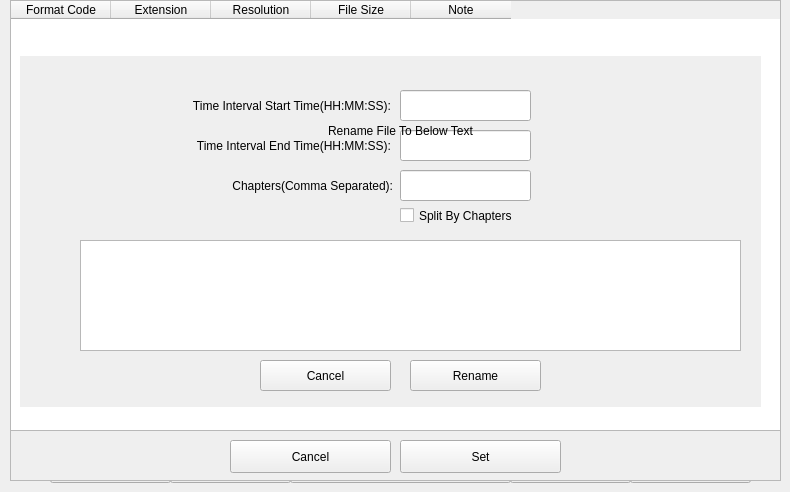
    <widget class="QWidget" name="tabBatchDownloader">
     <attribute name="title">
      <string>Batch Downloader</string>
     </attribute>
     <widget class="QLabel" name="labelBDEngineName">
      <property name="geometry">
       <rect>
        <x>20</x>
        <y>410</y>
        <width>141</width>
        <height>31</height>
       </rect>
      </property>
      <property name="text">
       <string>Engine Name:</string>
      </property>
      <property name="alignment">
       <set>Qt::AlignRight|Qt::AlignTrailing|Qt::AlignVCenter</set>
      </property>
      <property name="wordWrap">
       <bool>true</bool>
      </property>
     </widget>
     <widget class="QLabel" name="labelBDEnterOptions">
      <property name="geometry">
       <rect>
        <x>20</x>
        <y>370</y>
        <width>141</width>
        <height>31</height>
       </rect>
      </property>
      <property name="text">
       <string>Download Options:</string>
      </property>
      <property name="alignment">
       <set>Qt::AlignRight|Qt::AlignTrailing|Qt::AlignVCenter</set>
      </property>
      <property name="wordWrap">
       <bool>true</bool>
      </property>
     </widget>
     <widget class="QTableWidget" name="tableWidgetBD">
      <property name="geometry">
       <rect>
        <x>10</x>
        <y>0</y>
        <width>771</width>
        <height>321</height>
       </rect>
      </property>
      <property name="editTriggers">
       <set>QAbstractItemView::NoEditTriggers</set>
      </property>
      <property name="selectionMode">
       <enum>QAbstractItemView::NoSelection</enum>
      </property>
      <property name="showGrid">
       <bool>false</bool>
      </property>
      <attribute name="verticalHeaderMinimumSectionSize">
       <number>72</number>
      </attribute>
      <attribute name="verticalHeaderDefaultSectionSize">
       <number>72</number>
      </attribute>
      <column>
       <property name="text">
        <string>Thumbnail</string>
       </property>
      </column>
      <column>
       <property name="text">
        <string>Url To Download</string>
       </property>
      </column>
     </widget>
     <widget class="QLineEdit" name="lineEditBDUrl">
      <property name="geometry">
       <rect>
        <x>170</x>
        <y>330</y>
        <width>461</width>
        <height>31</height>
       </rect>
      </property>
     </widget>
     <widget class="QLabel" name="labelBDEnterUrl">
      <property name="geometry">
       <rect>
        <x>20</x>
        <y>330</y>
        <width>141</width>
        <height>31</height>
       </rect>
      </property>
      <property name="text">
       <string>Enter URL:</string>
      </property>
      <property name="alignment">
       <set>Qt::AlignRight|Qt::AlignTrailing|Qt::AlignVCenter</set>
      </property>
      <property name="wordWrap">
       <bool>true</bool>
      </property>
     </widget>
     <widget class="QPushButton" name="pbBDPasteClipboard">
      <property name="geometry">
       <rect>
        <x>640</x>
        <y>330</y>
        <width>31</width>
        <height>31</height>
       </rect>
      </property>
      <property name="toolTip">
       <string>Paste Clipboard Url</string>
      </property>
      <property name="text">
       <string/>
      </property>
     </widget>
     <widget class="QCheckBox" name="cbBDMonitorClipboardContent">
      <property name="geometry">
       <rect>
        <x>680</x>
        <y>330</y>
        <width>101</width>
        <height>31</height>
       </rect>
      </property>
      <property name="toolTip">
       <string>Monitor Clipboard For Url</string>
      </property>
      <property name="text">
       <string/>
      </property>
     </widget>
     <widget class="QComboBox" name="cbEngineTypeBD">
      <property name="geometry">
       <rect>
        <x>170</x>
        <y>410</y>
        <width>461</width>
        <height>31</height>
       </rect>
      </property>
      <property name="currentText">
       <string notr="true"/>
      </property>
     </widget>
     <widget class="QLineEdit" name="lineEditBDUrlOptions">
      <property name="geometry">
       <rect>
        <x>170</x>
        <y>370</y>
        <width>461</width>
        <height>31</height>
       </rect>
      </property>
     </widget>
     <widget class="QPushButton" name="pbBDOptionsHistory">
      <property name="geometry">
       <rect>
        <x>640</x>
        <y>370</y>
        <width>31</width>
        <height>31</height>
       </rect>
      </property>
      <property name="toolTip">
       <string>Recently Used</string>
      </property>
      <property name="text">
       <string/>
      </property>
     </widget>
     <widget class="QPushButton" name="pbBDOptionsDownload">
      <property name="geometry">
       <rect>
        <x>680</x>
        <y>370</y>
        <width>31</width>
        <height>31</height>
       </rect>
      </property>
      <property name="toolTip">
       <string>Set Download Options</string>
      </property>
      <property name="text">
       <string/>
      </property>
     </widget>
     <widget class="QPushButton" name="pbBDDownload">
      <property name="geometry">
       <rect>
        <x>170</x>
        <y>450</y>
        <width>121</width>
        <height>33</height>
       </rect>
      </property>
      <property name="text">
       <string>Download</string>
      </property>
     </widget>
     <widget class="QPushButton" name="pbBDOptions">
      <property name="geometry">
       <rect>
        <x>510</x>
        <y>450</y>
        <width>121</width>
        <height>33</height>
       </rect>
      </property>
      <property name="text">
       <string>Options</string>
      </property>
     </widget>
     <widget class="QPushButton" name="pbBDCancel">
      <property name="geometry">
       <rect>
        <x>50</x>
        <y>450</y>
        <width>121</width>
        <height>33</height>
       </rect>
      </property>
      <property name="text">
       <string>Cancel</string>
      </property>
     </widget>
     <widget class="QPushButton" name="pbBDAdd">
      <property name="geometry">
       <rect>
        <x>290</x>
        <y>450</y>
        <width>221</width>
        <height>33</height>
       </rect>
      </property>
      <property name="text">
       <string>Add Url To List</string>
      </property>
     </widget>
     <widget class="QPushButton" name="pbBDQuit">
      <property name="geometry">
       <rect>
        <x>630</x>
        <y>450</y>
        <width>121</width>
        <height>33</height>
       </rect>
      </property>
      <property name="text">
       <string>Quit</string>
      </property>
     </widget>
     <widget class="QFrame" name="BDFrame">
      <property name="geometry">
       <rect>
        <x>10</x>
        <y>0</y>
        <width>771</width>
        <height>481</height>
       </rect>
      </property>
      <property name="autoFillBackground">
       <bool>true</bool>
      </property>
      <property name="frameShape">
       <enum>QFrame::StyledPanel</enum>
      </property>
      <property name="frameShadow">
       <enum>QFrame::Raised</enum>
      </property>
      <widget class="QTableWidget" name="TableWidgetBatchDownloaderList">
       <property name="geometry">
        <rect>
         <x>0</x>
         <y>0</y>
         <width>771</width>
         <height>431</height>
        </rect>
       </property>
       <property name="editTriggers">
        <set>QAbstractItemView::NoEditTriggers</set>
       </property>
       <property name="tabKeyNavigation">
        <bool>false</bool>
       </property>
       <property name="showDropIndicator" stdset="0">
        <bool>false</bool>
       </property>
       <property name="selectionBehavior">
        <enum>QAbstractItemView::SelectRows</enum>
       </property>
       <attribute name="verticalHeaderMinimumSectionSize">
        <number>72</number>
       </attribute>
       <attribute name="verticalHeaderDefaultSectionSize">
        <number>72</number>
       </attribute>
       <column>
        <property name="text">
         <string notr="true">Format Code</string>
        </property>
       </column>
       <column>
        <property name="text">
         <string notr="true">Extension</string>
        </property>
       </column>
       <column>
        <property name="text">
         <string notr="true">Resolution</string>
        </property>
       </column>
       <column>
        <property name="text">
         <string>File Size</string>
        </property>
       </column>
       <column>
        <property name="text">
         <string notr="true">Note</string>
        </property>
       </column>
      </widget>
      <widget class="QPushButton" name="pbBatchDownloaderSet">
       <property name="geometry">
        <rect>
         <x>390</x>
         <y>440</y>
         <width>161</width>
         <height>33</height>
        </rect>
       </property>
       <property name="text">
        <string>Set</string>
       </property>
      </widget>
      <widget class="QPushButton" name="pbCancelBatchDownloder">
       <property name="geometry">
        <rect>
         <x>220</x>
         <y>440</y>
         <width>161</width>
         <height>33</height>
        </rect>
       </property>
       <property name="text">
        <string>Cancel</string>
       </property>
      </widget>
     </widget>
     <widget class="QLabel" name="labelWidgetOverMainTable">
      <property name="geometry">
       <rect>
        <x>20</x>
        <y>56</y>
        <width>741</width>
        <height>351</height>
       </rect>
      </property>
      <property name="autoFillBackground">
       <bool>true</bool>
      </property>
      <property name="text">
       <string/>
      </property>
     </widget>
     <widget class="QLineEdit" name="lineEditEndTimeInterval">
      <property name="geometry">
       <rect>
        <x>400</x>
        <y>130</y>
        <width>131</width>
        <height>31</height>
       </rect>
      </property>
     </widget>
     <widget class="QLineEdit" name="lineEditStartTimeInterval">
      <property name="geometry">
       <rect>
        <x>400</x>
        <y>90</y>
        <width>131</width>
        <height>31</height>
       </rect>
      </property>
     </widget>
     <widget class="QLabel" name="label_8">
      <property name="geometry">
       <rect>
        <x>110</x>
        <y>90</y>
        <width>281</width>
        <height>31</height>
       </rect>
      </property>
      <property name="text">
       <string>Time Interval Start Time(HH:MM:SS):</string>
      </property>
      <property name="alignment">
       <set>Qt::AlignRight|Qt::AlignTrailing|Qt::AlignVCenter</set>
      </property>
      <property name="wordWrap">
       <bool>true</bool>
      </property>
     </widget>
     <widget class="QPushButton" name="pbSetTimeIntervals">
      <property name="geometry">
       <rect>
        <x>410</x>
        <y>360</y>
        <width>131</width>
        <height>31</height>
       </rect>
      </property>
      <property name="text">
       <string>Rename</string>
      </property>
     </widget>
     <widget class="QLabel" name="label_9">
      <property name="geometry">
       <rect>
        <x>110</x>
        <y>130</y>
        <width>281</width>
        <height>31</height>
       </rect>
      </property>
      <property name="text">
       <string>Time Interval End Time(HH:MM:SS):</string>
      </property>
      <property name="alignment">
       <set>Qt::AlignRight|Qt::AlignTrailing|Qt::AlignVCenter</set>
      </property>
      <property name="wordWrap">
       <bool>true</bool>
      </property>
     </widget>
     <widget class="QPushButton" name="pbCancelSetTimeInterval">
      <property name="geometry">
       <rect>
        <x>260</x>
        <y>360</y>
        <width>131</width>
        <height>31</height>
       </rect>
      </property>
      <property name="text">
       <string>Cancel</string>
      </property>
     </widget>
     <widget class="QLineEdit" name="lineEditChapters">
      <property name="geometry">
       <rect>
        <x>400</x>
        <y>170</y>
        <width>131</width>
        <height>31</height>
       </rect>
      </property>
     </widget>
     <widget class="QLabel" name="label_7">
      <property name="geometry">
       <rect>
        <x>112</x>
        <y>170</y>
        <width>281</width>
        <height>31</height>
       </rect>
      </property>
      <property name="text">
       <string>Chapters(Comma Separated):</string>
      </property>
      <property name="alignment">
       <set>Qt::AlignRight|Qt::AlignTrailing|Qt::AlignVCenter</set>
      </property>
      <property name="wordWrap">
       <bool>true</bool>
      </property>
     </widget>
     <widget class="QCheckBox" name="cbSplitByChapters">
      <property name="geometry">
       <rect>
        <x>400</x>
        <y>200</y>
        <width>281</width>
        <height>31</height>
       </rect>
      </property>
      <property name="text">
       <string>Split By Chapters</string>
      </property>
     </widget>
     <widget class="QLabel" name="labelBDSetNewFileName">
      <property name="geometry">
       <rect>
        <x>120</x>
        <y>110</y>
        <width>561</width>
        <height>41</height>
       </rect>
      </property>
      <property name="text">
       <string>Rename File To Below Text</string>
      </property>
      <property name="alignment">
       <set>Qt::AlignCenter</set>
      </property>
     </widget>
     <widget class="QPlainTextEdit" name="plainTextEditBD">
      <property name="geometry">
       <rect>
        <x>80</x>
        <y>240</y>
        <width>661</width>
        <height>111</height>
       </rect>
      </property>
      <property name="placeholderText">
       <string notr="true"/>
      </property>
     </widget>
    </widget>
